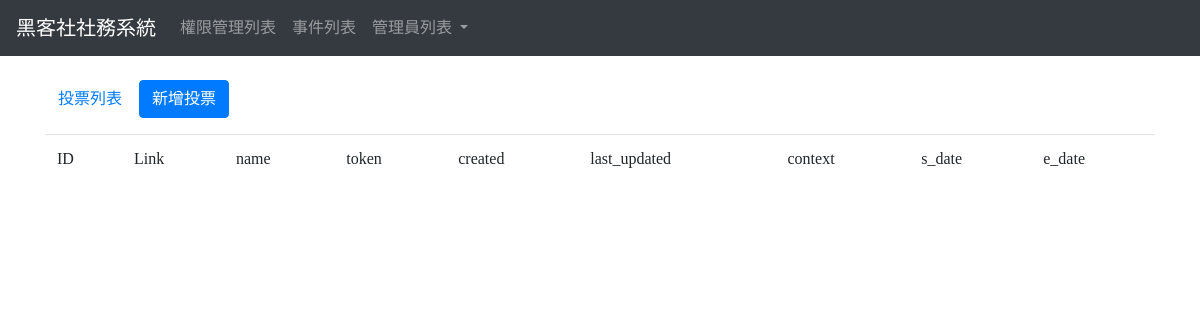
The app's page /club/poll/, older data.
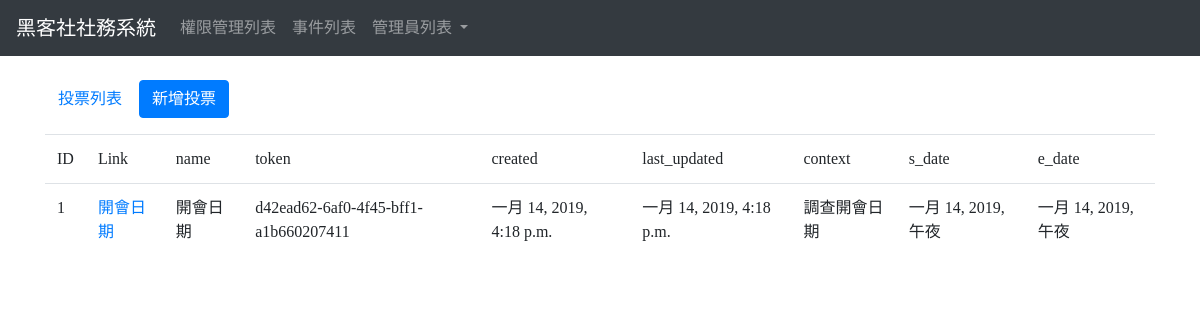
The same page, newer data.
### club/models.py (models this page shows, shortened)
class Poll(models.Model):
    name = models.CharField(max_length=255)
    token = models.UUIDField(db_index=True, default=uuid.uuid4)
    created = models.DateTimeField(auto_now_add=True, editable=False)
    last_updated = models.DateTimeField(auto_now=True, editable=False)
    context = models.TextField(max_length=100)
    s_date = models.DateTimeField()
    e_date = models.DateTimeField()
    event = models.ForeignKey(
        Event,
        on_delete=models.CASCADE, related_name="poll_events"
    )
    class Meta:
        ordering = ('created',)
    def __str__(self):
        return u'%s' % self.name
    def get_absolute_url(self):
        return reverse('club_poll_detail', args=(self.token,))

### club/views.py (the view)
# urls.py: url(r'^club/poll/$', views.PollListView.as_view(), name='club_poll_list'),
class PollListView(ListView):
    model = Poll

### club/templates/club/poll_list.html
{% extends "base.html" %}
{% load static %}
{% block content %}
<p><a class="btn btn-default" href="{% url 'club_poll_list' %}">投票列表</a>
<a class="btn btn-primary" href="{% url 'club_poll_create' %}">新增投票</a></p>
<table class="table">
<tr>
<td>ID</td><td>Link</td>
    <td>name</td>
    <td>token</td>
    <td>created</td>
    <td>last_updated</td>
    <td>context</td>
    <td>s_date</td>
    <td>e_date</td>
</tr>
{% for object in object_list %}
<tr>
    <td>{{object.pk}}</td>
    <td><a href="{{object.get_absolute_url}}">{{object}}</a></td>
    <td>{{ object.name }}</td>
    <td>{{ object.token }}</td>
    <td>{{ object.created }}</td>
    <td>{{ object.last_updated }}</td>
    <td>{{ object.context }}</td>
    <td>{{ object.s_date }}</td>
    <td>{{ object.e_date }}</td>
</tr>
{% endfor %}
</table>
{% endblock %}

Row changes from the older to the newer data that the page shows:
added Poll: pk "1", name "開會日期", token "d42ead62-6af0-4f45-bff1-a1b660207411", created "一月 14, 2019, 4:18 p.m.", last_updated "一月 14, 2019, 4:18 p.m.", context "調查開會日期", s_date "一月 14, 2019, 午夜", e_date "一月 14, 2019, 午夜"
